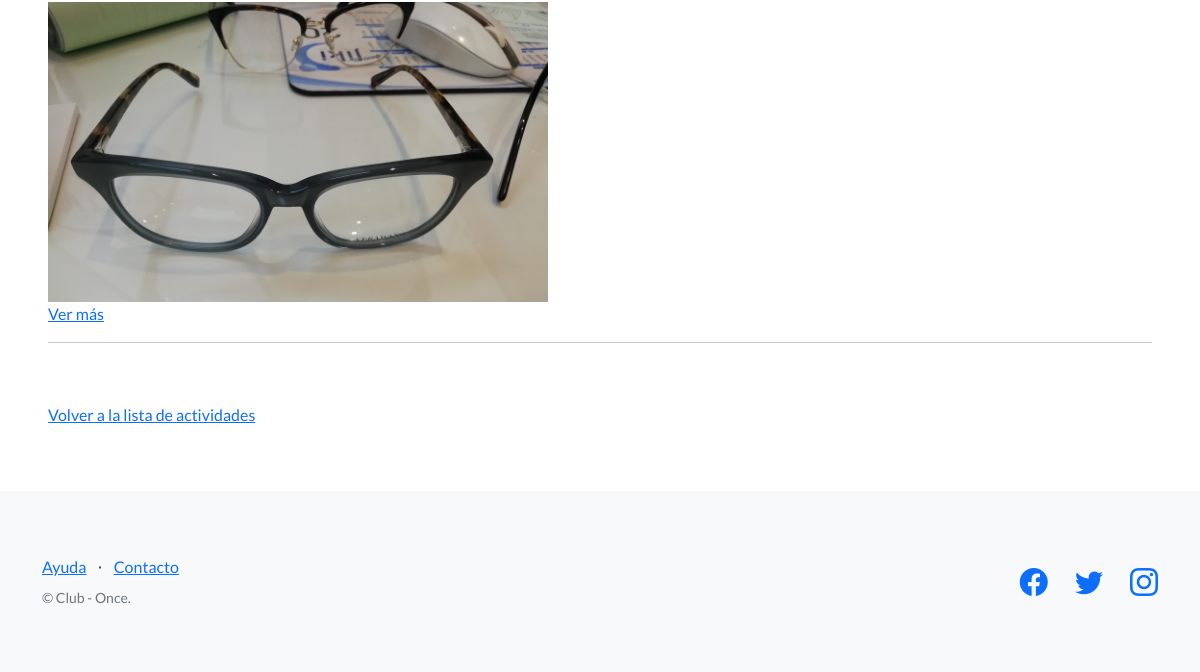
Before: /articulos/ (lower part) with the older database file.
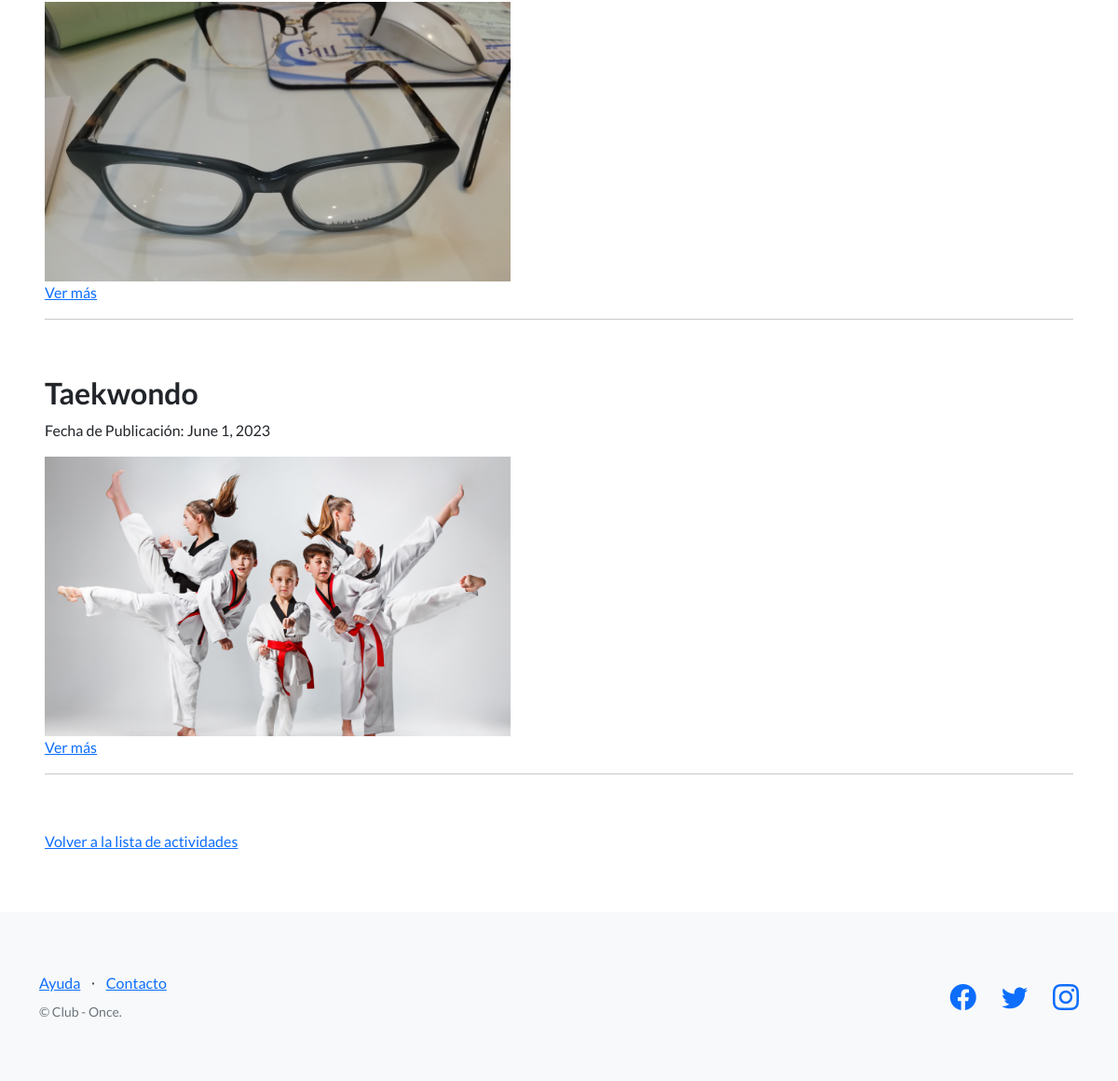
After: the same page with the newer database file.
### club_once_estrellas/models.py (models this page shows, shortened)
class Articulos(models.Model):
    titulo = models.CharField(max_length=200)
    subtitulo = models.CharField(max_length=200)
    descripcion = models.TextField()
    autor = models.CharField(max_length=100)
    fecha_publicacion = models.DateField()
    imagen = models.ImageField(upload_to='articulos/')
    comentarios = models.ManyToManyField('Comentario', blank=True)

### club_once_estrellas/views.py (the view)
# urls.py: path('articulos/', ArticulosListView.as_view(), name='lista_articulos'),
class ArticulosListView(ListView):
    model = Articulos
    template_name = 'club_once_estrellas/lista_articulos.html'
    context_object_name = 'articulos'

### club_once_estrellas/templates/club_once_estrellas/lista_articulos.html (shortened to what this page needs)
{% extends "club_once_estrellas/base.html" %}
{% block contenido %}
<section>
  <div>
    {% for articulo in articulos %}
    <div class="articulo">
      <h2>{{ articulo.titulo }}</h2>
      <p>Fecha de Publicación: {{ articulo.fecha_publicacion }}</p>
      {% if articulo.imagen %}
      <div class="imagen-container">
        <img class="imagen-articulo" src="{{ articulo.imagen.url }}" alt="{{ articulo.titulo }}">
      </div>
      {% endif %}
      <a href="{% url 'detalle_articulo' articulo.pk %}">Ver más</a>
      <hr>
      <br>
    </div>
    {% endfor %}
    <a href="{% url 'lista_actividades' %}">Volver a la lista de actividades</a>
  </div>
</section>
{% endblock contenido %}

Changed rows visible on the page:
added Articulos: titulo "Taekwondo", fecha_publicacion "June 1, 2023", imagen (picture)
